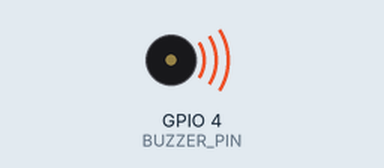
A program run on a simulated Raspberry Pi (BCM pin numbers). Parts: buzzer (waves = sounding). At 16.0 s the program stops and its outputs stay as they are.

Above: at 0.1 s.
At 16.1 s:
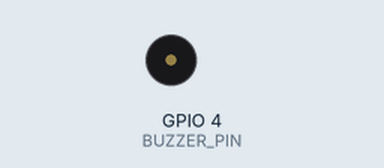
Timing chart, 0 to 17.5 s (numbered marks = the images above):
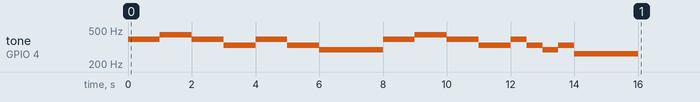

The program:

piezo_buzzer2.py
```python
# 도 출력하기
import RPi.GPIO as GPIO
import time

BUZZER_PIN = 4
GPIO.setmode(GPIO.BCM)
GPIO.setup(BUZZER_PIN, GPIO.OUT)

# 주파수 : 도(262)
pwm = GPIO.PWM(BUZZER_PIN, 262)
pwm.start(50) # duty cycle (0~100)

melody = [392, 392, 440, 440, 392, 392, 330, 392, 392, 330, 330, 293, 392, 392, 440, 440, 392, 392, 330, 392, 330, 293, 330, 262]
bit = [1, 1, 1, 1, 1, 1, 2, 1, 1, 1, 1, 4, 1, 1, 1, 1, 1, 1, 2, 1, 1, 1, 1, 4]


try:
    for i in range(len(melody)):
        pwm.ChangeFrequency(melody[i])
        time.sleep(bit[i]*0.5)

finally:
    pwm.stop()
    GPIO.cleanup()
```

Measured:
- by itself, tone on GPIO 4 (BUZZER_PIN): plays 392 Hz for 1.0 s, 440 Hz for 1.0 s, 392 Hz for 1.0 s, 330 Hz for 1.0 s, 392 Hz for 1.0 s, 330 Hz for 1.0 s … (16 notes in this stretch)
